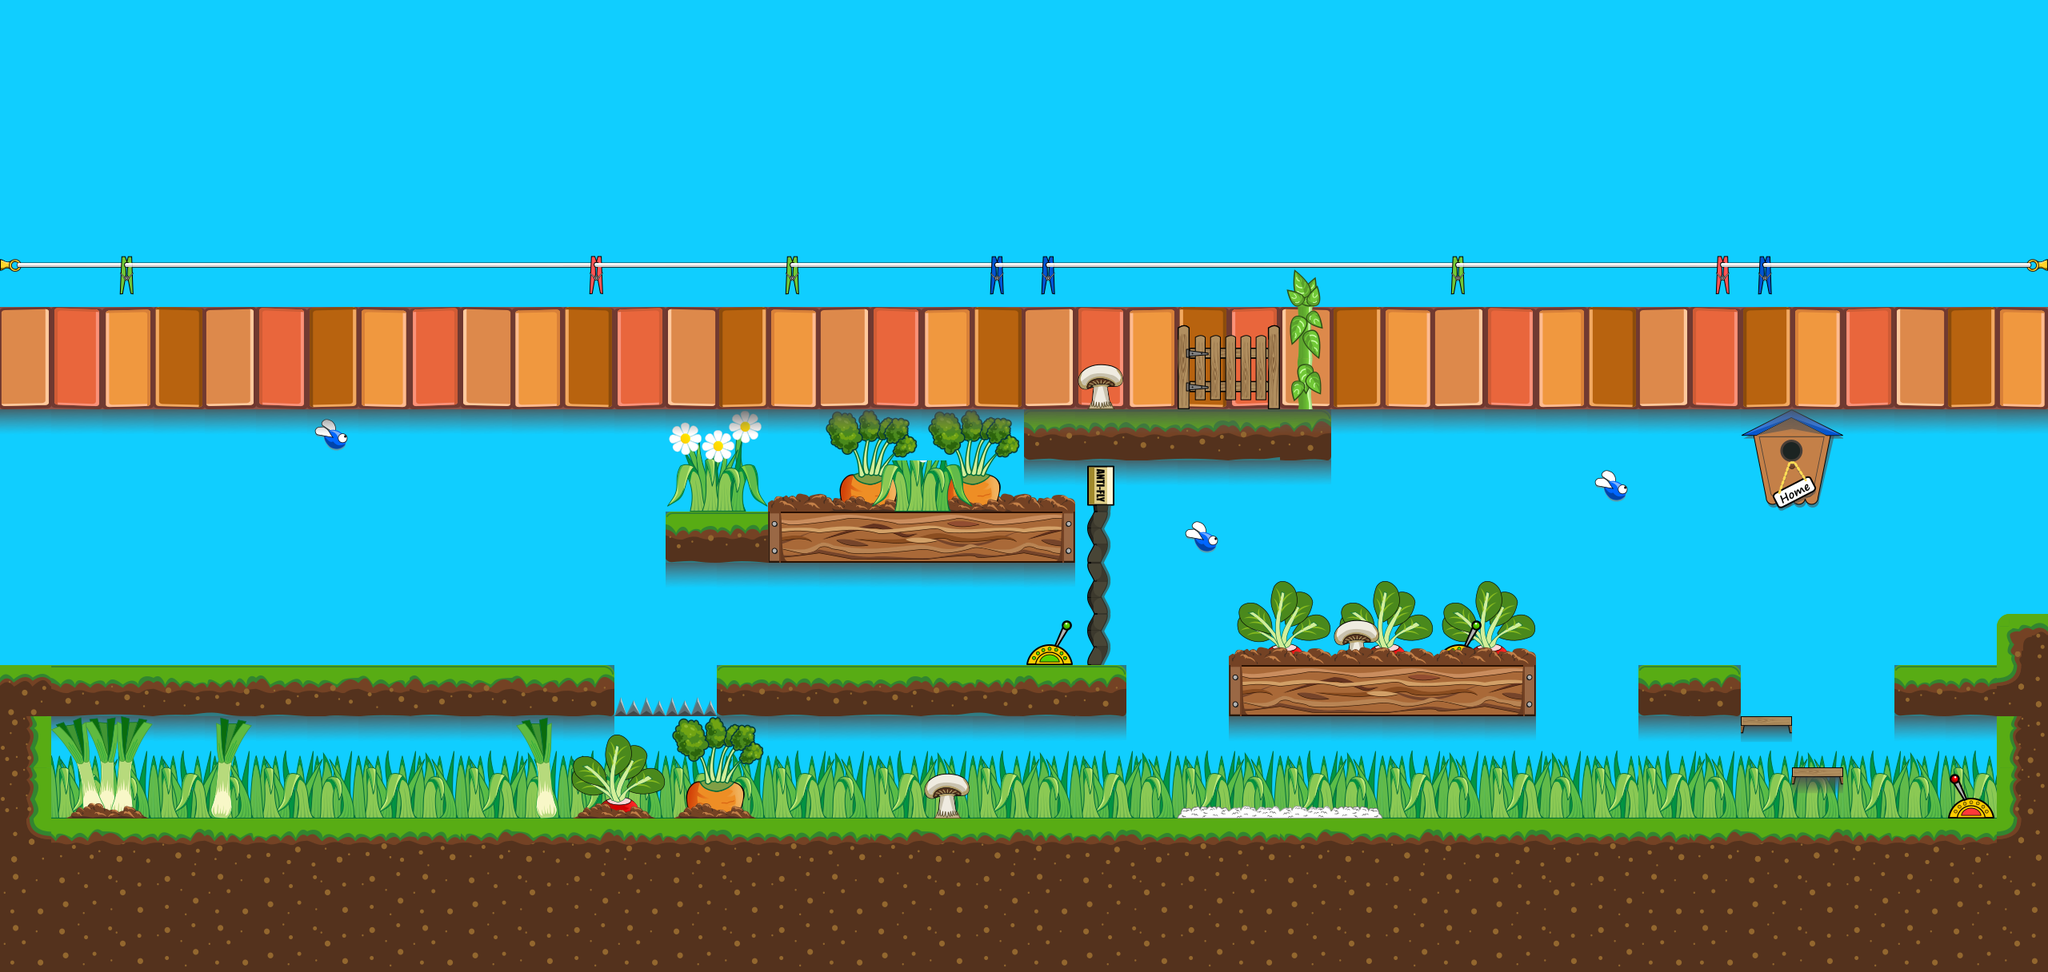

This game map was drawn from its Tiled (.tmx) file and the tilesets committed beside it. A one-line description and the trimmed map source follow:
An orthogonal 40x19 tile map with 64x64 px tiles, 6 tile layers (BackgroundTwo, Background, World, InteractionTiles, ...), 3 tilesets and 20 objects (4x Box, 3x TileSprite, 2x StartPosition, 2x PullSwitch, Image, ...).

<map version="1.2" tiledversion="1.2.3" orientation="orthogonal" renderorder="right-down" width="40" height="19" tilewidth="64" tileheight="64" infinite="0" backgroundcolor="#10ceff" nextlayerid="11" nextobjectid="78">
 <properties>
  <property name="Backgrounds" value="BrickTile.svg|gnome.svg|WallTile.svg|Clouds.svg|Bushes.svg|PineTrees.svg" />
  <property name="debug" type="bool" value="true" />
 </properties>
 <tileset firstgid="1" name="components" tilewidth="64" tileheight="64" spacing="2" margin="1" tilecount="54" columns="6">
  <image source="components.png" width="396" height="594" />
 </tileset>
 <tileset firstgid="55" name="GardenTilemap" tilewidth="64" tileheight="64" spacing="2" margin="1" tilecount="256" columns="16">
  <image source="GardenTilemap.png" width="1056" height="1056" />
 </tileset>
 <tileset firstgid="311" name="veggies" tilewidth="64" tileheight="64" spacing="2" margin="1" tilecount="256" columns="16">
  <image source="veggies.png" width="1056" height="1056" />
 </tileset>
 <objectgroup id="1" name="Sky">
  <properties>
   <property name="depth" type="int" value="1" />
  </properties>
  <object id="46" name="WallTile.svg" type="TileSprite" x="0" y="1022">
   <point />
  </object>
  <object id="59" name="Clouds.svg" type="TileSprite" x="0" y="512">
   <point />
  </object>
  <object id="74" name="Bushes.svg" type="TileSprite" x="0" y="1024">
   <point />
  </object>
  <object id="47" name="gnome.svg" type="Image" x="2112" y="1024">
   <point />
  </object>
 </objectgroup>
 <layer id="2" name="BackgroundTwo" width="40" height="19">
  <properties>
   <property name="LayerType" value="static" />
   <property name="depth" type="int" value="2" />
  </properties>
  <data>[760 cells, 166 non-empty, 18 distinct tile ids]</data>
 </layer>
 <layer id="3" name="Background" width="40" height="19">
  <properties>
   <property name="LayerType" value="static" />
   <property name="depth" type="int" value="3" />
  </properties>
  <data>[760 cells, 98 non-empty, 14 distinct tile ids]</data>
 </layer>
 <layer id="4" name="World" width="40" height="19">
  <properties>
   <property name="LayerType" value="static" />
   <property name="depth" type="int" value="3" />
  </properties>
  <data>[760 cells, 212 non-empty, 46 distinct tile ids]</data>
 </layer>
 <objectgroup id="5" name="Player">
  <properties>
   <property name="LayerType" value="Objects" />
   <property name="depth" type="int" value="5" />
  </properties>
  <object id="1" name="Bob" type="StartPosition" x="128" y="960">
   <point />
  </object>
  <object id="2" name="Flit" type="StartPosition" x="448" y="704">
   <point />
  </object>
 </objectgroup>
 <objectgroup id="6" name="Boxes">
  <properties>
   <property name="LayerType" value="Custom" />
   <property name="depth" type="int" value="6" />
  </properties>
  <object id="64" name="Box" gid="29" x="640" y="768" width="64" height="64" />
  <object id="65" name="Box" gid="29" x="1088" y="832" width="64" height="64" />
  <object id="66" name="Box" gid="29" x="960" y="832" width="64" height="64" />
  <object id="67" name="Box" gid="29" x="512" y="768" width="64" height="64" />
 </objectgroup>
 <layer id="7" name="InteractionTiles" width="40" height="19">
  <properties>
   <property name="LayerType" value="dynamic" />
   <property name="depth" type="int" value="5" />
  </properties>
  <data>[760 cells, 18 non-empty, 11 distinct tile ids]</data>
 </layer>
 <objectgroup id="8" name="Interaction">
  <properties>
   <property name="LayerType" value="Interaction" />
  </properties>
  <object id="42" name="SwitchB" type="PullSwitch" x="1792" y="768" width="64" height="64">
   <properties>
    <property name="Action" value="ShowHide" />
    <property name="GroupKey" value="" />
    <property name="Target" value="PaperA" />
    <property name="Transition" value="FadeUp" />
   </properties>
  </object>
  <object id="44" name="SwitchC" type="PullSwitch" x="1280" y="768" width="64" height="64">
   <properties>
    <property name="Action" value="ShowHide" />
    <property name="GroupKey" value="" />
    <property name="Target" value="SpikesA" />
   </properties>
  </object>
  <object id="53" name="PaperA" type="FlyPaper" x="1344" y="640" width="64" height="192">
   <properties>
    <property name="Blocks" value="" />
    <property name="Target" value="Flit" />
    <property name="Transition" value="fadeAndDisable" />
   </properties>
  </object>
  <object id="54" name="SpikesA" x="1472" y="960" width="256" height="64">
   <properties>
    <property name="Affect" value="Bob" />
    <property name="Effect" value="Injure{&quot;health&quot;:20}" />
   </properties>
  </object>
  <object id="60" name="KillFlit" x="768" y="832" width="128" height="64">
   <properties>
    <property name="Effect" value="Kill" />
    <property name="Target" value="" />
    <property name="ZoneHeight" type="int" value="16" />
   </properties>
  </object>
  <object id="68" name="StepTwo" x="2176" y="896" width="64" height="64" visible="0">
   <properties>
    <property name="Blocks" value="T" />
    <property name="GroupKey" value="Stairs" />
   </properties>
  </object>
  <object id="69" name="StepOne" x="2240" y="960" width="64" height="64" visible="0">
   <properties>
    <property name="Blocks" value="T" />
    <property name="GroupKey" value="Stairs" />
   </properties>
  </object>
  <object id="71" name="StairsSwitch" x="2432" y="960" width="64" height="64">
   <properties>
    <property name="Action" value="ShowHide" />
    <property name="GroupKey" value="Stairs" />
   </properties>
  </object>
  <object id="72" name="Exit" x="1472" y="384" width="128" height="128" />
  <object id="73" name="BlockFlit" x="1344" y="576" width="64" height="64">
   <properties>
    <property name="Blocks" value="" />
   </properties>
  </object>
 </objectgroup>
 <layer id="9" name="Coins" width="40" height="19">
  <properties>
   <property name="LayerType" value="dynamic" />
   <property name="depth" type="int" value="5" />
  </properties>
  <data>[760 cells, 6 non-empty, 2 distinct tile ids]</data>
 </layer>
 <layer id="10" name="OverTop" width="40" height="19">
  <properties>
   <property name="LayerType" value="Static" />
   <property name="depth" type="int" value="110" />
  </properties>
  <data>[760 cells, 66 non-empty, 21 distinct tile ids]</data>
 </layer>
</map>
